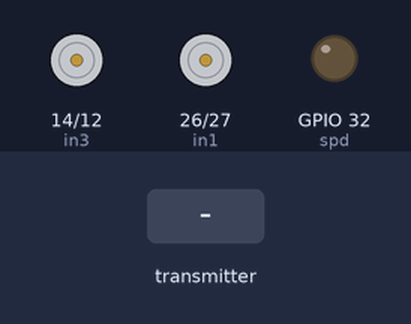
Bench run of a sketch on a simulated ESP32. Parts: motor-driver pin pairs drawn as motors (green arrow = first pin HIGH = forward, orange = second pin HIGH = backward, longer = more drive), output pins drawn as LEDs (lit = HIGH). The test bench sets the inputs (shaded band).

Above: at 1.2 s.
1.3 s: the transmitter starts sending front = 0
At 2.5 s:
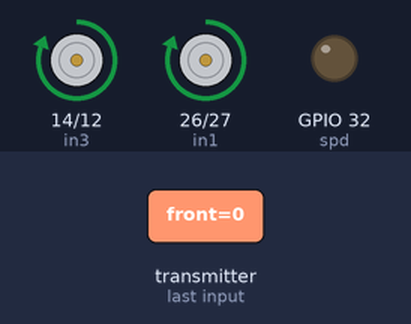
2.8 s: the transmitter starts sending back = 1024
At 3.8 s:
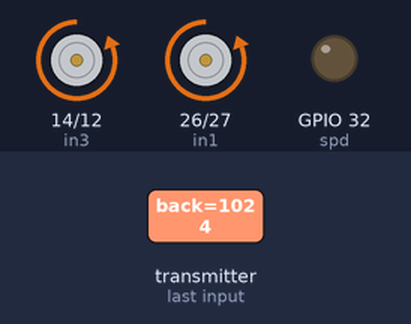
4.3 s: the transmitter starts sending speed = 1024
At 5.0 s:
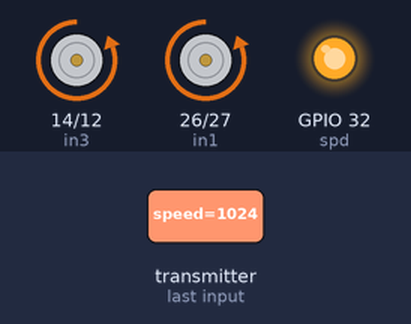
5.8 s: the transmitter starts sending front = 1024
At 6.1 s:
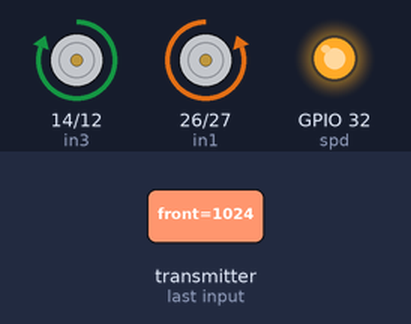
7.3 s: the transmitter starts sending right = 1024
At 8.4 s:
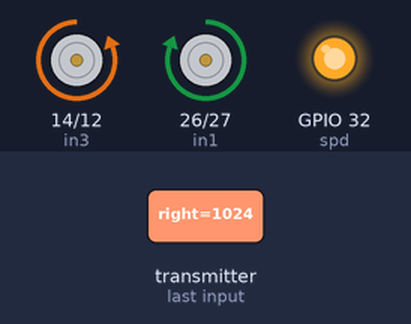
8.8 s: the transmitter starts sending left = 1024
At 9.6 s:
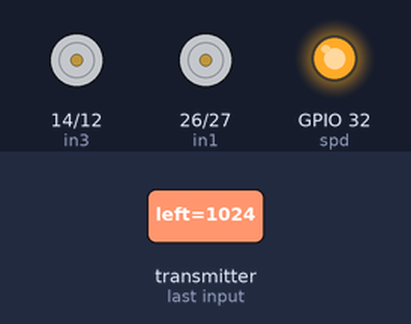
Timing chart, 0 to 11.3 s (numbered marks = the images above; inputs shaded):
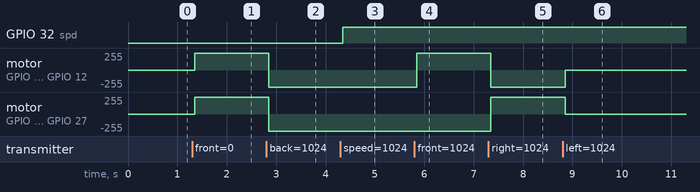

The sketch:

rx.ino
```cpp
#include <esp_now.h>
#include <WiFi.h>

// Motor control pins
#define in1 26
#define in2 27
#define in3 14
#define in4 12
#define spd 32

// PWM parameters
const int freq = 30000;
const int pwmChannel = 2;
const int resolution = 8;

// Define structure for received data
typedef struct struct_message {
  int front;
  int back;
  int left;
  int right;
  int speed;
} struct_message;

struct_message data;

// Callback for received data
void OnDataRecv(const uint8_t *mac, const uint8_t *incomingData, int len) {
  memcpy(&data, incomingData, sizeof(data));

  // Set motor speed
  ledcWrite(pwmChannel, data.speed);

  // Motor direction control
  if (data.back == 0) {
    digitalWrite(in1, HIGH);
    digitalWrite(in2, LOW);
    digitalWrite(in3, HIGH);
    digitalWrite(in4, LOW);
  } else if (data.front == 0) {
    digitalWrite(in1, LOW);
    digitalWrite(in2, HIGH);
    digitalWrite(in3, LOW);
    digitalWrite(in4, HIGH);
  } else if (data.right == 0) {
    digitalWrite(in1, LOW);
    digitalWrite(in2, HIGH);
    digitalWrite(in3, HIGH);
    digitalWrite(in4, LOW);
  } else if (data.left == 0) {
    digitalWrite(in1, HIGH);
    digitalWrite(in2, LOW);
    digitalWrite(in3, LOW);
    digitalWrite(in4, HIGH);
  } else {
    digitalWrite(in1, LOW);
    digitalWrite(in2, LOW);
    digitalWrite(in3, LOW);
    digitalWrite(in4, LOW);
  }
}

void setup() {
  Serial.begin(115200);
  WiFi.mode(WIFI_STA);

  // Initialize ESP-NOW
  if (esp_now_init() != ESP_OK) {
    Serial.println("Error initializing ESP-NOW");
    return;
  }

  esp_now_register_recv_cb(OnDataRecv);

  pinMode(in1, OUTPUT);
  pinMode(in2, OUTPUT);
  pinMode(in3, OUTPUT);
  pinMode(in4, OUTPUT);
  pinMode(spd, OUTPUT);

  // Initialize PWM
  ledcSetup(pwmChannel, freq, resolution);
  ledcAttachPin(spd, pwmChannel);
}

void loop() {

}
```

Measured:
- after the input at 1.3 s, motor on GPIO 14 (in3) / GPIO 12 (in4), motor on GPIO 26 (in1) / GPIO 27 (in2): stopped → forward 255/255 after 0.05 s
- after the input at 2.8 s, motor on GPIO 14 (in3) / GPIO 12 (in4), motor on GPIO 26 (in1) / GPIO 27 (in2): forward 255/255 → backward 255/255 after 0.05 s
- after the input at 4.3 s, GPIO 32 (spd): LOW → HIGH after 0.05 s
- after the input at 5.8 s, motor on GPIO 14 (in3) / GPIO 12 (in4): backward 255/255 → forward 255/255 after 0.05 s
- after the input at 7.3 s, motor on GPIO 14 (in3) / GPIO 12 (in4): forward 255/255 → backward 255/255 after 0.05 s; motor on GPIO 26 (in1) / GPIO 27 (in2): backward 255/255 → forward 255/255 after 0.05 s
- after the input at 8.8 s, motor on GPIO 14 (in3) / GPIO 12 (in4): backward 255/255 → stopped after 0.05 s; motor on GPIO 26 (in1) / GPIO 27 (in2): forward 255/255 → stopped after 0.05 s
